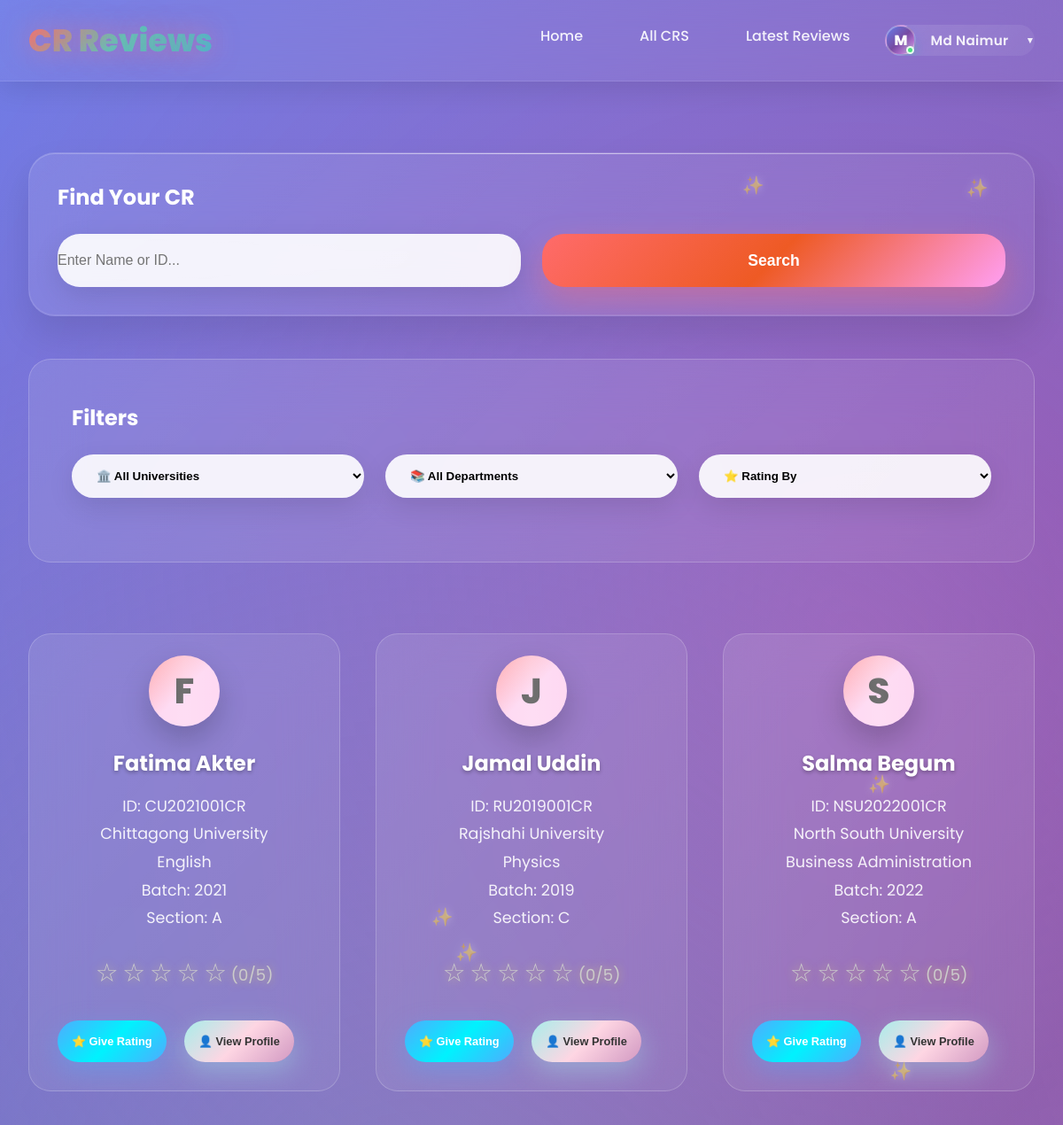
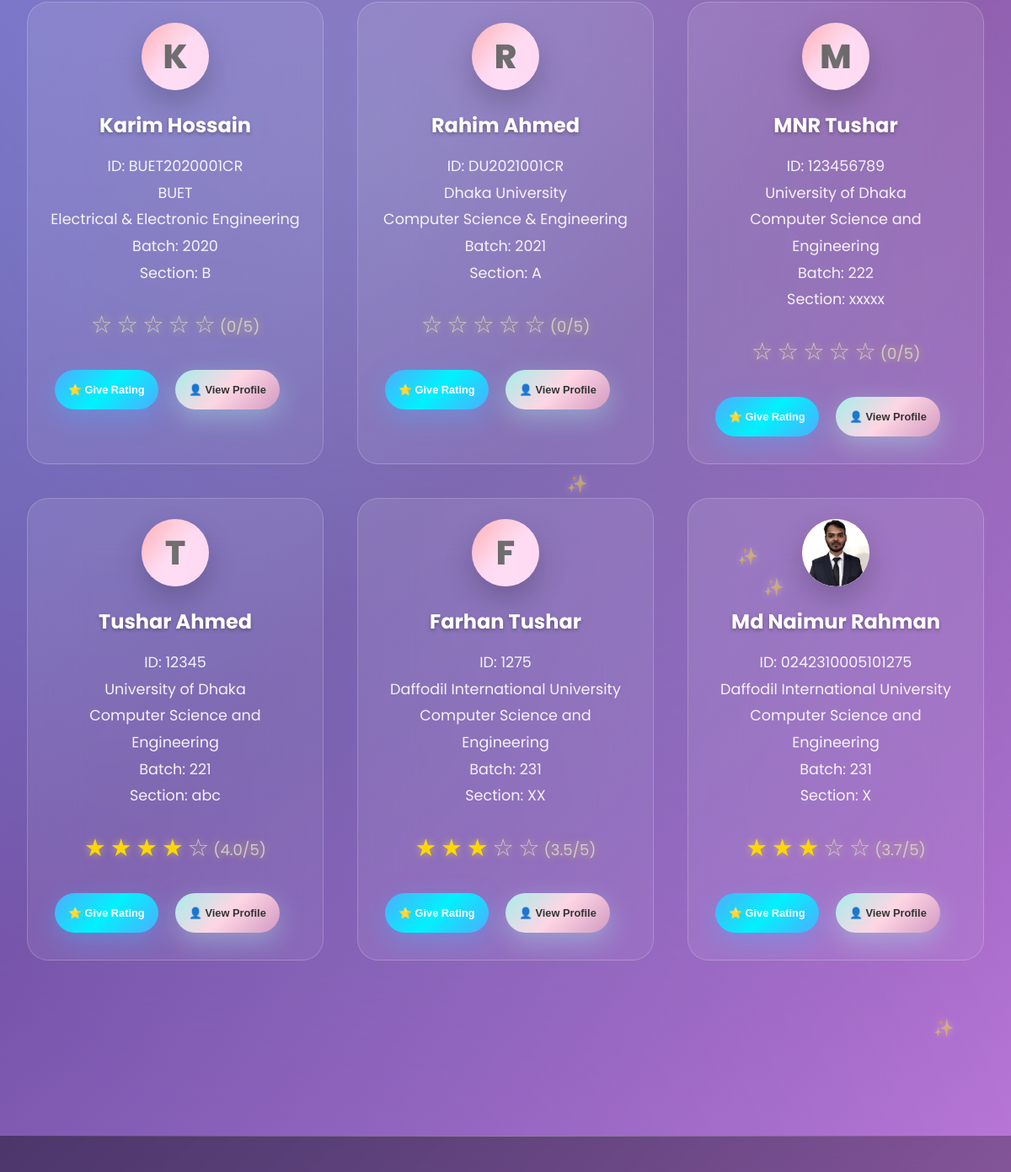
The page /all_cr/ (signed in, upper part) on the database as committed earlier (2 pictures, top to bottom).
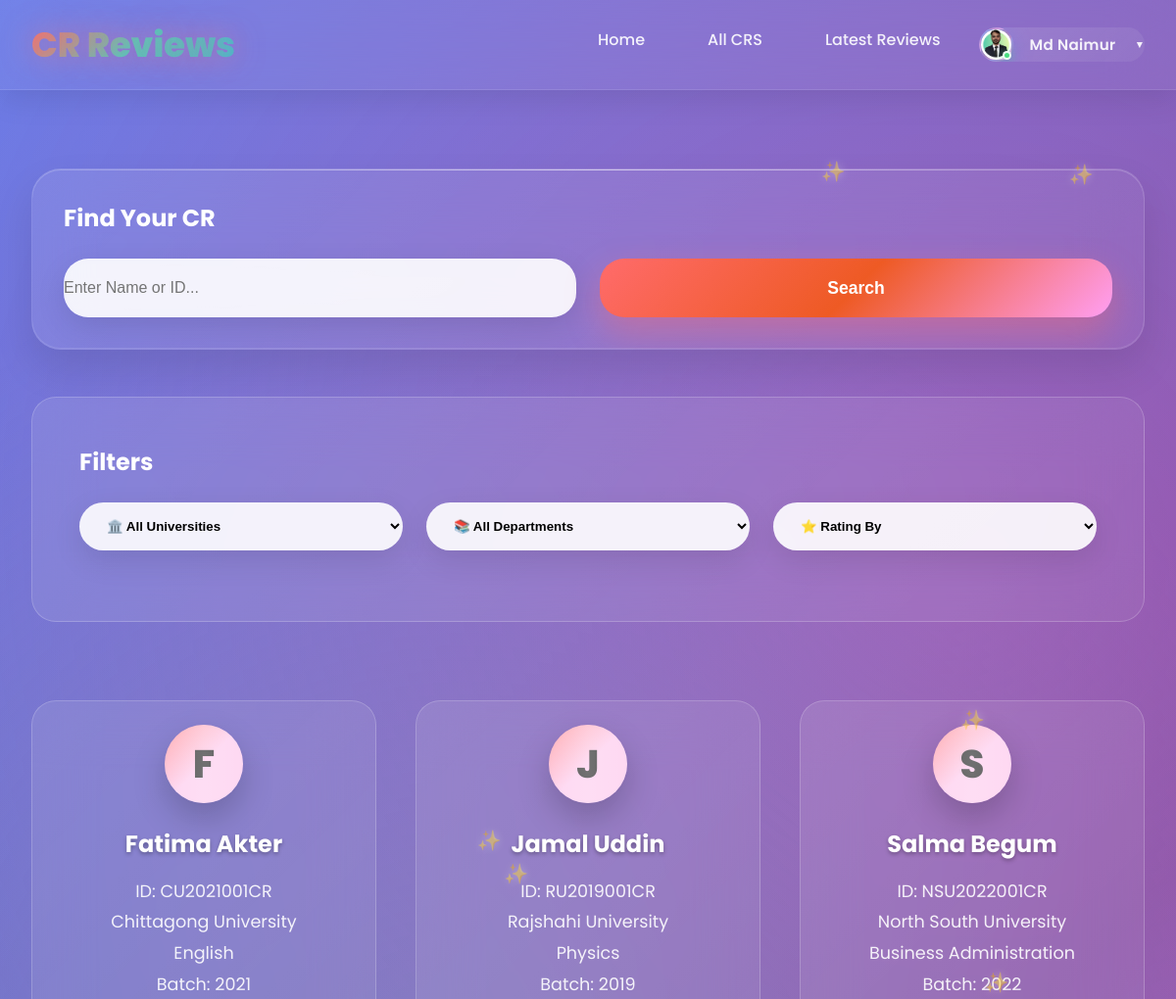
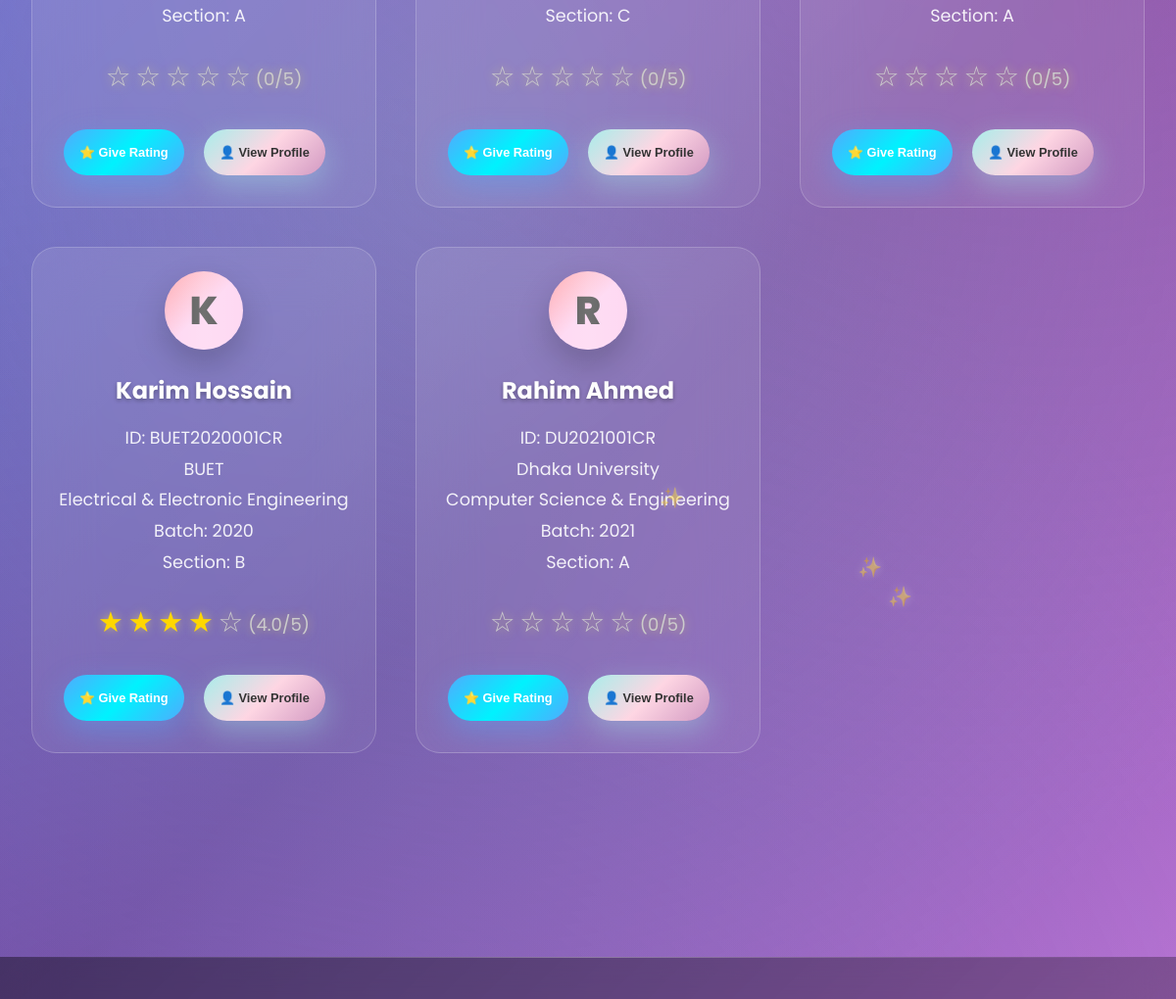
The same page on the database as committed later (2 pictures, top to bottom).
### userprofile/models.py (models this page shows, shortened)
class User(AbstractBaseUser,PermissionsMixin):
    university=models.ForeignKey(University, on_delete=models.SET_NULL,related_name='university',null=True,blank=True)
    department=models.ForeignKey(Department, on_delete=models.SET_NULL,related_name='department',null=True,blank=True)
    profile_picture=models.ImageField(upload_to=user_profile_picture_path,null=True,blank=True)
    first_name = models.CharField(max_length=50)
    last_name = models.CharField(max_length=50)
    gender = models.CharField(choices=[('M', 'Male'), ('F', 'Female')], max_length=1)
    email = models.EmailField(unique=True)
    phone=models.CharField(max_length=20,null=True,blank=True)
    date_of_birth=models.DateField(null=True,blank=True)
    student_id=models.CharField(max_length=50,unique=True)
    batch=models.CharField(max_length=20,null=True,blank=True)
    section=models.CharField(max_length=20,null=True,blank=True)
    bio=models.TextField(null=True,blank=True)
    facebook_url=models.URLField(null=True,blank=True)
    instagram_url=models.URLField(null=True,blank=True)
    linkedin_url=models.URLField(null=True,blank=True)
    role=models.CharField(max_length=20, default='student')
    slug=models.SlugField(blank=True,unique=True)
    is_active = models.BooleanField(default=True)
    is_staff = models.BooleanField(default=False)
    created_at = models.DateTimeField(auto_now_add=True)
    updated_at = models.DateTimeField(auto_now=True)
    deleted_at = models.DateTimeField(blank=True, null=True)
    USERNAME_FIELD = 'email'
    REQUIRED_FIELDS = ['first_name','last_name']
    objects = CustomUserManager()

### cr/models.py (models this page shows, shortened)
class CrProfile(models.Model):
    user=models.OneToOneField('userprofile.User', on_delete=models.CASCADE,related_name='cr_profile')
    university=models.ForeignKey(University, on_delete=models.CASCADE,related_name='cr_profile')
    department=models.ForeignKey(Department, on_delete=models.CASCADE,related_name='cr_profile')
    profile_picture = models.ImageField(upload_to='cr_profile_pictures/', blank=True, null=True)
    name = models.CharField(max_length=100)
    gender = models.CharField(choices=[('M', 'Male'), ('F', 'Female')], max_length=1)
    email = models.EmailField(blank=True, null=True)
    phone = models.CharField(max_length=30, blank=True, null=True)
    st_id = models.CharField(max_length=50, unique=True)
    batch = models.CharField(max_length=20)
    section = models.CharField(max_length=10)
    bio = models.TextField(blank=True, null=True)
    slug = models.SlugField(unique=True, blank=True)
    created_at=models.DateTimeField(auto_now_add=True)
    updated_at=models.DateTimeField(auto_now=True)
    deleted_at=models.DateTimeField(auto_now=True,blank=True,null=True)
    @property
    def average_rating(self):
        avg=self.cr_reviews.aggregate(Avg('rating'))['rating__avg']
        return round(avg,1) if avg else 0

class University(models.Model):
    Public = "Public"
    Private = "Private"
    university_type = [
        (Public,"Public"),
        (Private,"Private"),
    ]
    title =models.CharField(max_length=100,unique=True,blank=False,null=False)
    type =models.CharField(max_length=100,choices=university_type)
    address=models.CharField(max_length=150, blank=True, null=True)
    slug=models.SlugField(blank=True,unique=True)
    created_at=models.DateTimeField(auto_now_add=True)
    updated_at=models.DateTimeField(auto_now=True)
    daleted_at=models.DateTimeField(auto_now=True,blank=True,null=True)
    def __str__(self):
        return self.title

class Department(models.Model):
    university=models.ForeignKey(University, on_delete=models.CASCADE,related_name='departments')
    title=models.CharField(max_length=50,unique=True,blank=False,null=False)
    code=models.CharField(max_length=50,unique=True,blank=True,null=True)
    slug=models.SlugField(blank=True,unique=True)
    created_at=models.DateTimeField(auto_now_add=True)
    updated_at=models.DateTimeField(auto_now=True)
    daleted_at=models.DateTimeField(auto_now=True,blank=True,null=True)
    def __str__(self):
        return self.title

### cr/views.py (the view)
# urls.py: path('all_cr/',all_cr,name='all_cr'),
def all_cr(request):
    crs = CrProfile.objects.all().order_by('-created_at')
    paginator = Paginator(crs, 12)
    page_number =  request.GET.get('page',1)
    try:
        crs = paginator.page(page_number)
    except PageNotAnInteger:
        crs = paginator.page(1)
    except EmptyPage:
        crs = paginator.page(1)
    context={
        'cr':crs,
        'paginator':paginator
    }
    return render(request,'all_cr.html',context)

### templates/all_cr.html (shortened to what this page needs)
{% extends 'base.html' %}
{% load static %}
{% block content %}
    <div id="all-cr" class="page">
        <div class="container">
            <div class="search-section">
                <h3 style="color: white; margin-bottom: 1.5rem; font-size: 1.5rem; font-weight: 700;">Find Your CR</h3>
                <div class="search-bar">
                    <input type="text" class="search-input" placeholder="Enter Name or ID...">
                    <button class="search-btn">Search</button>
                </div>
            </div>
            <div class="filter-section">
                <h3 style="color: white; margin-bottom: 1.5rem; font-size: 1.5rem; font-weight: 700;">Filters</h3>
                <div class="filter-row">
                    <select class="filter-select">
                        <option>🏛️ All Universities</option>
                    </select>
                    <select class="filter-select">
                        <option>📚 All Departments</option>
                    </select>
                    <select class="filter-select">
                        <option>⭐ Rating By</option>
                    </select>
                </div>
            </div>
            <div class="section">
                <div class="grid">
                    {% for cr in cr%}
                        {% include "cr_card.html" %}
                    {% endfor %}
                </div>
            </div>
        </div>
    </div>
{% endblock content %}

### templates/base.html (shortened to what this page needs)
<!DOCTYPE html>
<html lang="en">
{% load static %}
<head>
    <link rel="stylesheet" href="{% static 'style.css' %}">
    <link rel="stylesheet" href="{% static 'add_cr.css' %}">
    <link rel="stylesheet" href="{% static 'user_dashboard.css' %}">
</head>
<body>
    <nav class="navbar">
        <div class="nav-container">
            <a href="home.html" class="logo">CR Reviews</a>
            <ul class="nav-links">
                <li><a href="{% url 'home' %}" class="nav-link">Home</a></li>
                <li><a href="{% url 'all_cr' %}" class="nav-link" >All CRS</a></li>
                <li><a href="{% url 'latest_reviews' %}" class="nav-link" >Latest Reviews</a></li>
                {% if user.is_authenticated %}
                <li class="user-dropdown">
                <a href="#" class="nav-link user-profile-btn">
                    <span class="user-avatar">
                    {% if user.profile_picture %}
                        <img src="{{ user.profile_picture.url }}" alt="{{ user.name }}" />
                    {% else %}
                        {{ user.first_name|first|upper }}
                    {% endif %}
                    </span>
                    <span class="user-name">{{user.first_name}}</span>
                    <span class="dropdown-arrow">▼</span>
                </a>
                </li>
                {% else %}
                <li><a href="{% url 'login'%}" class="nav-link" >Login</a></li>
                <li><a href="{%url 'registration'%}" class="nav-link">Registration</a></li>
                {% endif %}
            </ul>
        </div>
    </nav>
    {% block content %}
    {% endblock content %}
    {% include 'footer.html' %}
</body>
</html>

### templates/cr_card.html
<div class="card">
  <div class="profile-photo">
    {% if cr.profile_picture %}
    <img src="{{ cr.profile_picture.url }}" alt="{{ cr.name }}" />
    {% else %}
    <span>{{ cr.name|first|upper }}</span>
    {% endif %}
  </div>
  <div class="cr-name">{{cr.name}}</div>
  <div class="cr-details">
    ID: {{cr.st_id}}<br />
    {{cr.university}}<br />
    {{cr.department}}<br />
    Batch: {{cr.batch}}<br />
    Section: {{cr.section}}<br />
  </div>
  <div class="rating">
    {% for i in "12345" %} {% if forloop.counter <= cr.average_rating %}
    <span class="star filled">★</span>
    {% else %}
    <span class="star">☆</span>
    {% endif %} {% endfor %}
    <span class="star_avg">({{ cr.average_rating }}/5)</span>
  </div>
  <button
    class="btn"
    onclick="event.stopPropagation(); openRatingModal('Ahmed Hasan')"
  >
    ⭐ Give Rating
  </button>
  <button
    class="btn btn-secondary"
    onclick="window.location.href='{% url 'cr_profile' cr.slug %}'">
    👤 View Profile
  </button>
</div>

Rows that differ between the two databases and show on the page:
removed CrProfile: name|first "K", name "Karim Hossain", st_id "BUET2020001CR", university "BUET", department "Electrical & Electronic Engineering", batch "2020", section "B", average_rating "0"
removed CrProfile: name|first "M", name "MNR Tushar", st_id "123456789", university "University of Dhaka", department "Computer Science and Engineering", batch "222", section "xxxxx", average_rating "0"
removed CrProfile: name|first "T", name "Tushar Ahmed", st_id "12345", university "University of Dhaka", department "Computer Science and Engineering", batch "221", section "abc", average_rating "4.0"
removed CrProfile: name|first "F", name "Farhan Tushar", st_id "1275", university "Daffodil International University", department "Computer Science and Engineering", batch "231", section "XX", average_rating "3.5"
removed CrProfile: profile_picture (picture), name "Md Naimur Rahman", st_id "0242310005101275", university "Daffodil International University", department "Computer Science and Engineering", batch "231", section "X", average_rating "3.7"
changed User "Md Naimur": profile_picture: picture added; first_name|first "M" → (not shown)
added CrProfile: name|first "K", name "Karim Hossain", st_id "BUET2020001CR", university "BUET", department "Electrical & Electronic Engineering", batch "2020", section "B", average_rating "4.0"
